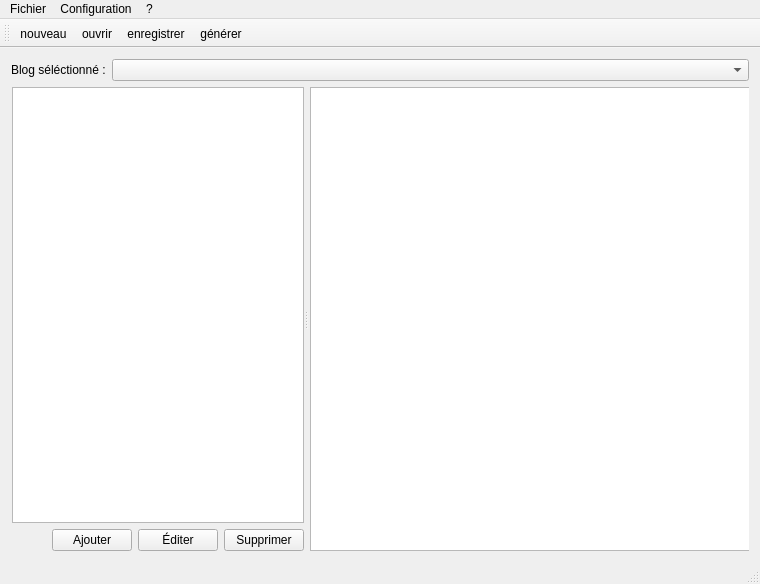
<?xml version="1.0" encoding="UTF-8"?>
<ui version="4.0">
 <class>MainWindow</class>
 <widget class="QMainWindow" name="MainWindow">
  <property name="geometry">
   <rect>
    <x>0</x>
    <y>0</y>
    <width>760</width>
    <height>584</height>
   </rect>
  </property>
  <property name="minimumSize">
   <size>
    <width>363</width>
    <height>0</height>
   </size>
  </property>
  <property name="windowTitle">
   <string>Pimp My Blog</string>
  </property>
  <widget class="QWidget" name="centralWidget">
   <layout class="QVBoxLayout" name="verticalLayout">
    <item>
     <layout class="QFormLayout" name="formLayout">
      <property name="sizeConstraint">
       <enum>QLayout::SetDefaultConstraint</enum>
      </property>
      <property name="fieldGrowthPolicy">
       <enum>QFormLayout::ExpandingFieldsGrow</enum>
      </property>
      <item row="0" column="0">
       <widget class="QLabel" name="selectedBlogLabel">
        <property name="text">
         <string>Blog séléctionné :</string>
        </property>
       </widget>
      </item>
      <item row="0" column="1">
       <widget class="QComboBox" name="blogCB">
        <property name="sizePolicy">
         <sizepolicy hsizetype="Expanding" vsizetype="Fixed">
          <horstretch>0</horstretch>
          <verstretch>0</verstretch>
         </sizepolicy>
        </property>
       </widget>
      </item>
     </layout>
    </item>
    <item>
     <widget class="QSplitter" name="splitter">
      <property name="sizePolicy">
       <sizepolicy hsizetype="Expanding" vsizetype="Expanding">
        <horstretch>0</horstretch>
        <verstretch>0</verstretch>
       </sizepolicy>
      </property>
      <property name="layoutDirection">
       <enum>Qt::RightToLeft</enum>
      </property>
      <property name="orientation">
       <enum>Qt::Horizontal</enum>
      </property>
      <property name="opaqueResize">
       <bool>false</bool>
      </property>
      <property name="handleWidth">
       <number>6</number>
      </property>
      <property name="childrenCollapsible">
       <bool>true</bool>
      </property>
      <widget class="QTextBrowser" name="postDisplay">
       <property name="sizePolicy">
        <sizepolicy hsizetype="Maximum" vsizetype="Expanding">
         <horstretch>200</horstretch>
         <verstretch>0</verstretch>
        </sizepolicy>
       </property>
       <property name="minimumSize">
        <size>
         <width>0</width>
         <height>0</height>
        </size>
       </property>
      </widget>
      <widget class="QWidget" name="widget" native="true">
       <property name="sizePolicy">
        <sizepolicy hsizetype="Minimum" vsizetype="Preferred">
         <horstretch>0</horstretch>
         <verstretch>0</verstretch>
        </sizepolicy>
       </property>
       <property name="minimumSize">
        <size>
         <width>200</width>
         <height>0</height>
        </size>
       </property>
       <layout class="QVBoxLayout" name="verticalLayout_3">
        <property name="leftMargin">
         <number>0</number>
        </property>
        <property name="topMargin">
         <number>0</number>
        </property>
        <property name="rightMargin">
         <number>0</number>
        </property>
        <property name="bottomMargin">
         <number>0</number>
        </property>
        <item>
         <widget class="QListView" name="postList">
          <property name="sizePolicy">
           <sizepolicy hsizetype="Expanding" vsizetype="Expanding">
            <horstretch>0</horstretch>
            <verstretch>0</verstretch>
           </sizepolicy>
          </property>
          <property name="baseSize">
           <size>
            <width>0</width>
            <height>0</height>
           </size>
          </property>
         </widget>
        </item>
        <item>
         <layout class="QHBoxLayout" name="horizontalLayout">
          <item>
           <widget class="QPushButton" name="remPostButton">
            <property name="text">
             <string>Supprimer</string>
            </property>
           </widget>
          </item>
          <item>
           <widget class="QPushButton" name="editButton">
            <property name="text">
             <string>Éditer</string>
            </property>
           </widget>
          </item>
          <item>
           <widget class="QPushButton" name="addPostButton">
            <property name="text">
             <string>Ajouter</string>
            </property>
           </widget>
          </item>
          <item>
           <spacer name="horizontalSpacer">
            <property name="orientation">
             <enum>Qt::Horizontal</enum>
            </property>
            <property name="sizeHint" stdset="0">
             <size>
              <width>40</width>
              <height>20</height>
             </size>
            </property>
           </spacer>
          </item>
         </layout>
        </item>
       </layout>
      </widget>
     </widget>
    </item>
   </layout>
  </widget>
  <widget class="QMenuBar" name="menuBar">
   <property name="geometry">
    <rect>
     <x>0</x>
     <y>0</y>
     <width>760</width>
     <height>19</height>
    </rect>
   </property>
   <widget class="QMenu" name="menuFile">
    <property name="title">
     <string>Fichier</string>
    </property>
    <addaction name="actionQuit"/>
   </widget>
   <widget class="QMenu" name="menuConfiguration">
    <property name="title">
     <string>Configuration</string>
    </property>
    <addaction name="actionPreferences"/>
   </widget>
   <widget class="QMenu" name="menuWhat">
    <property name="title">
     <string>?</string>
    </property>
    <addaction name="actionAbout"/>
   </widget>
   <addaction name="menuFile"/>
   <addaction name="menuConfiguration"/>
   <addaction name="menuWhat"/>
  </widget>
  <widget class="QToolBar" name="mainToolBar">
   <attribute name="toolBarArea">
    <enum>TopToolBarArea</enum>
   </attribute>
   <attribute name="toolBarBreak">
    <bool>false</bool>
   </attribute>
   <addaction name="actionNew"/>
   <addaction name="actionOpen"/>
   <addaction name="actionSave"/>
   <addaction name="actionGenerate"/>
  </widget>
  <widget class="QStatusBar" name="statusBar"/>
  <action name="actionQuit">
   <property name="text">
    <string>Quitter</string>
   </property>
  </action>
  <action name="actionPreferences">
   <property name="text">
    <string>Preferences</string>
   </property>
  </action>
  <action name="actionAbout">
   <property name="text">
    <string>About</string>
   </property>
  </action>
  <action name="actionNew">
   <property name="text">
    <string>nouveau</string>
   </property>
   <property name="toolTip">
    <string>Créer un nouveau blog</string>
   </property>
  </action>
  <action name="actionOpen">
   <property name="text">
    <string>ouvrir</string>
   </property>
   <property name="toolTip">
    <string>Ouvrir un blog</string>
   </property>
  </action>
  <action name="actionGenerate">
   <property name="text">
    <string>générer</string>
   </property>
  </action>
  <action name="actionSave">
   <property name="text">
    <string>enregistrer</string>
   </property>
  </action>
 </widget>
 <layoutdefault spacing="6" margin="11"/>
 <resources/>
 <connections>
  <connection>
   <sender>actionQuit</sender>
   <signal>triggered()</signal>
   <receiver>MainWindow</receiver>
   <slot>close()</slot>
   <hints>
    <hint type="sourcelabel">
     <x>-1</x>
     <y>-1</y>
    </hint>
    <hint type="destinationlabel">
     <x>181</x>
     <y>206</y>
    </hint>
   </hints>
  </connection>
 </connections>
</ui>
